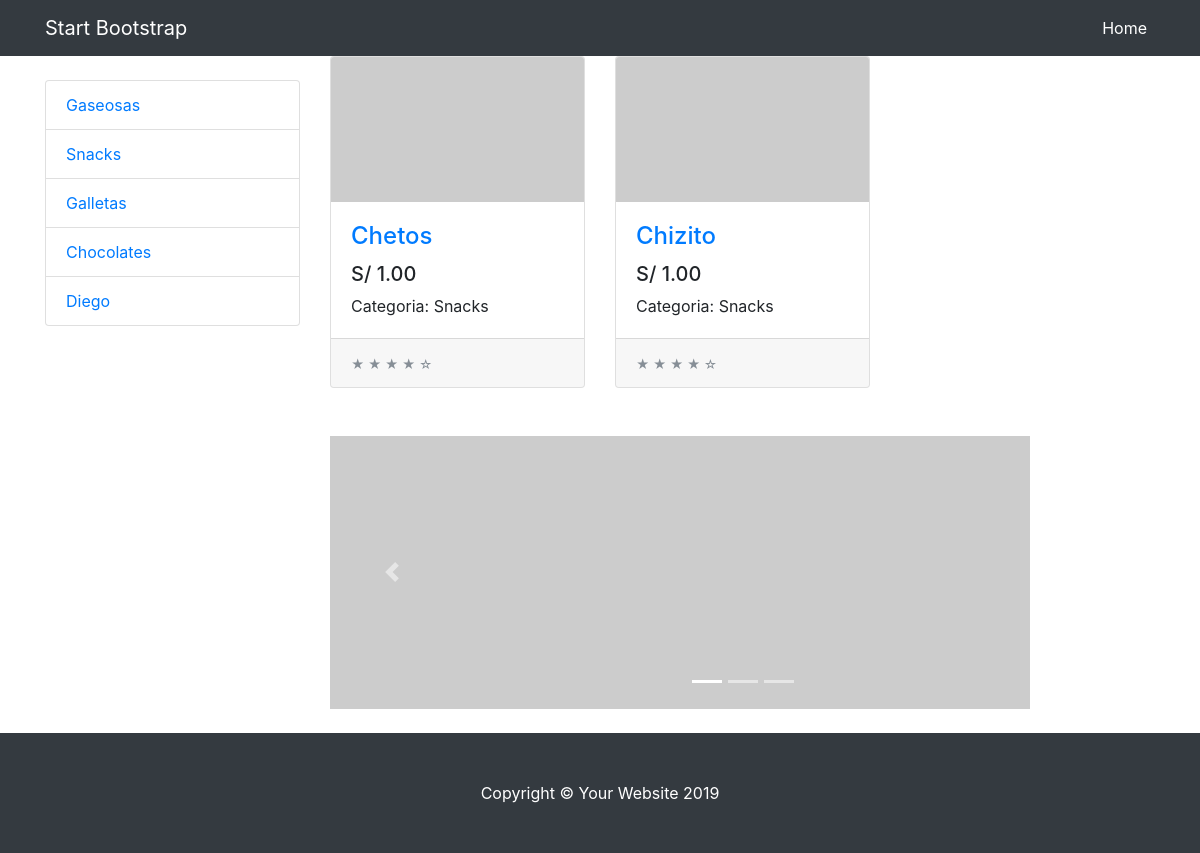
Screenshot of /categoria/2 with the database file from the repository.
### tienda/models.py (models this page shows, shortened)
class Categoria(models.Model):
    nombre = models.CharField(max_length=200)
    pub_date = models.DateField('fecha de registro', auto_now = True)

class Producto(models.Model):
    Categoria = models.ForeignKey(Categoria,on_delete=models.CASCADE)
    nombre = models.CharField(max_length=200)
    precio = models.DecimalField(max_digits=6,decimal_places=2)
    stock = models.IntegerField(default=0)
    pub_date = models.DateTimeField('date published')

### tienda/views.py (the view)
# urls.py: path('categoria', views.CategoriaView.as_view()),
def categoria(request, categoria_id):
    categoria = Categoria.objects.get(pk = categoria_id)
    lista_productos = categoria.producto_set.all()
    lista_categoria= Categoria.objects.all()
    context = {
        'productos': lista_productos,
        'categorias': lista_categoria,
        'categoria': categoria
    }
    return render(request,'index.html', context)

### tienda/templates/index.html (shortened to what this page needs)
{% extends "layout.html"%}
{% block content %}
<div id="carouselExampleIndicators" class="carousel slide my-4" data-ride="carousel">
  <ol class="carousel-indicators">
    <li data-target="#carouselExampleIndicators" data-slide-to="0" class="active"></li>
    <li data-target="#carouselExampleIndicators" data-slide-to="1"></li>
    <li data-target="#carouselExampleIndicators" data-slide-to="2"></li>
  </ol>
  <div class="carousel-inner" role="listbox">
    <div class="carousel-item active">
      <img class="d-block img-fluid" src="http://placehold.it/900x350" alt="First slide" width="700" height="225" >
    </div>
  </div>
  <a class="carousel-control-prev" href="#carouselExampleIndicators" role="button" data-slide="prev">
    <span class="carousel-control-prev-icon" aria-hidden="true"></span>
  </a>
  <a class="carousel-control-next" href="#carouselExampleIndicators" role="button" data-slide="next">
    <span class="carousel-control-next-icon" aria-hidden="true"></span>
  </a>
</div>
{% endblock %}

### tienda/templates/layout.html (shortened to what this page needs)
{% load static %}
<!DOCTYPE html>
<html lang="en">
  <head>
    <link href="{%static 'vendor/bootstrap/css/bootstrap.min.css'%}" rel="stylesheet">
    <link href="{%static 'css/shop.css'%}" rel="stylesheet">
  </head>
  <body>
    <nav class="navbar navbar-expand-lg navbar-dark bg-dark fixed-top">
      <div class="container">
        <a class="navbar-brand" href="#">Start Bootstrap</a>
        <div class="collapse navbar-collapse" id="navbarResponsive">
          <ul class="navbar-nav ml-auto">
            <li class="nav-item active">
              <a class="nav-link" href="/">Home
              </a>
            </li>
          </ul>
        </div>
      </div>
    </nav>
    <div class="container">
      <div class="row">
        <div class="col-lg-3">
            <div class="list-group">
                {% for cat in categorias %}
                <a href="/categoria/{{cat.id}}" class="list-group-item">{{cat.nombre}}</a>
                {% endfor %}
            </div>
        </div>
        <div class="col-lg-9">
              <div class="row">
                {% for prod in productos %}
                <div class="col-lg-4 col-md-6 mb-4">
                  <div class="card h-100">
                    <a href="producto/{{ prod.id }}/"><img class="card-img-top" src="http://placehold.it/700x400" alt=""></a>
                    <div class="card-body">
                      <h4 class="card-title">
                        <a href="producto/{{ prod.id }}">{{ prod.nombre }}</a>
                      </h4>
                      <h5>S/ {{prod.precio}}</h5>
                      <p class="card-text">Categoria: {{ prod.Categoria.nombre}}</p>
                    </div>
                    <div class="card-footer">
                      <small class="text-muted">&#9733; &#9733; &#9733; &#9733; &#9734;</small>
                    </div>
                  </div>
                </div>
                {% endfor %}
              </div>
              {% block content %}{% endblock %}
        </div>
      </div>
    </div>
    <footer class="py-5 bg-dark">
      <div class="container">
        <p class="m-0 text-center text-white">Copyright &copy; Your Website 2019</p>
      </div>
    </footer>
  </body>
</html>

### tienda/static/css/shop.css (style rules this page uses)
body { padding-top: 54px; }
@media (min-width: 992px) { body { padding-top: 56px; } }

### rows the page displays
Categoria: nombre "Gaseosas"
Categoria: nombre "Snacks"
Categoria: nombre "Galletas"
Categoria: nombre "Chocolates"
Categoria: nombre "Diego"
Producto: nombre "Chetos", precio "1.00", Categoria.nombre "Snacks"
Producto: nombre "Chizito", precio "1.00", Categoria.nombre "Snacks"
